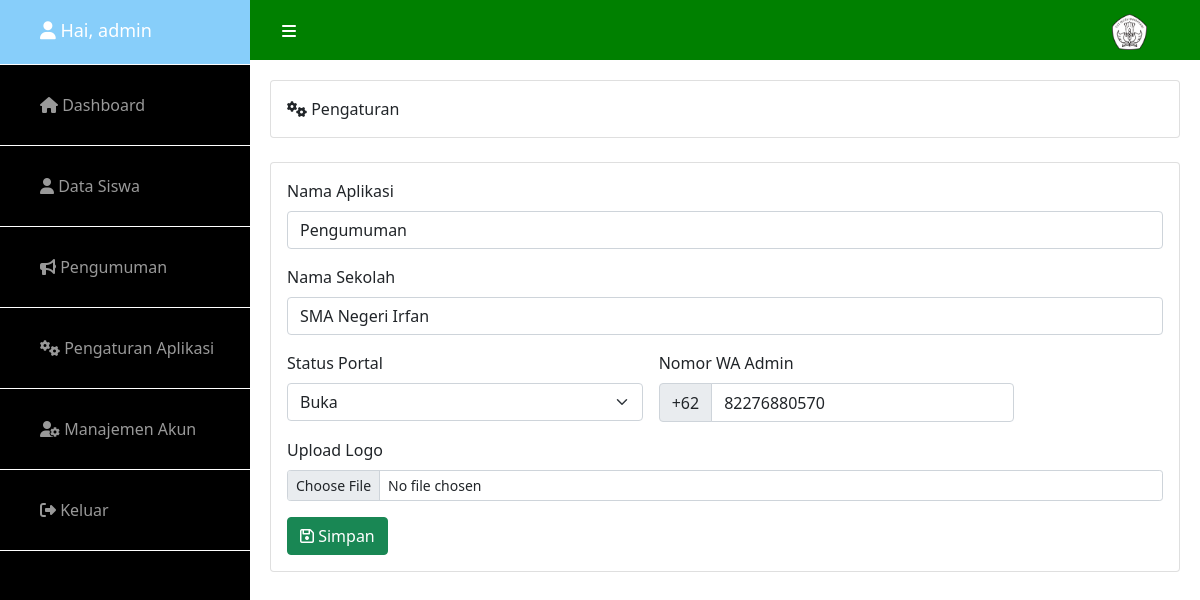
/admin/dashboard.php?hal=settings (signed in), run on the app's committed database.
### tables this page shows
CREATE TABLE `profil_sekolah` (
  `nama_sekolah` varchar(255) NOT NULL,
  `judul_web` varchar(255) NOT NULL,
  `status` int(11) NOT NULL,
  `wa` varchar(30) NOT NULL,
  `gambar` varchar(60) NOT NULL
);

### admin/dashboard.php (the view, shortened to what this page needs)
<?php
include "../config/koneksi.php";
if (!isset( $_SESSION['username'])) {
    header('location:login.php');
} else {
    $user = $_SESSION['username'];
}
?>
<!DOCTYPE html>
<html lang="en">
<head>
    <link href="https://cdn.jsdelivr.net/npm/bootstrap@5.0.1/dist/css/bootstrap.min.css" rel="stylesheet">
    <link href="../assets/css/admin.css" rel="stylesheet">
</head>
<body>
    <div id="wrapper" class="">
    <nav class="navigasi navbar nav-fixed">
        <div class="container-fluid">
            <a href="#menu-toggle" id="menu-toggle"><i class="fas fa-bars"></i></a>
            <a class="navbar-brand" href="#">
                <img src="../assets/img/tutwuri.png" alt="" width="35" class="d-inline-block align-text-top">
            </a>
        </div>
    </nav>
        <div id="sidebar-wrapper">
            <ul class="sidebar-nav">
                <li class="sidebar-brand" style="padding-bottom: 15px;
    padding-top: 0px;">
                    <a href="#"><i class="fas fa-user"></i> Hai,
                        <?= $user;  ?>
                    </a>
                </li>
                <li>
                    <a href="?hal=home"><i class="fas fa-home"></i> Dashboard</a>
                </li>
                <li>
                    <a href="?hal=siswa"><i class="fas fa-user"></i> Data Siswa</a>
                </li>
                <li>
                    <a href="?hal=pengumuman"><i class="fas fa-bullhorn"></i> Pengumuman</a>
                </li>
                <li>
                    <a href="?hal=settings"><i class="fas fa-cogs"></i> Pengaturan Aplikasi</a>
                </li>
                <li>
                    <a href="?hal=user"><i class="fas fa-user-cog"></i> Manajemen Akun</a>
                </li>
                <li>
                    <a href="logout.php"><i class="fas fa-sign-out-alt"></i> Keluar</a>
                </li>
            </ul>
        </div>
        <div id="page-content-wrapper">
            <?php include "menu.php" ?>
        </div>
    </div>
</body>
</html>

### admin/menu.php (shortened to what this page needs)
<?php
   $halaman = array("home","siswa","user","pengumuman","settings");
   if(isset($_GET['hal'])) $hal = $_GET['hal'];
   else $hal = "home";
   foreach($halaman as $h){
      if($hal == $h){
         include "menu/$h/$h.php";
         break;
      }
   }

### admin/menu/settings/settings.php (shortened to what this page needs)
<?php
$query = mysqli_query($koneksi, "SELECT * FROM profil_sekolah");
$data = mysqli_fetch_array($query);
?>
<div class="card">
   <div class="card-body">
      <i class="fas fa-cogs"></i> Pengaturan
   </div>
</div>
<br>
<div class="card">
   <div class="card-body">
      <form action="menu/settings/update.php" method="post" enctype="multipart/form-data">
         <div class="mb-3">
            <label for="exampleFormControlInput1" class="form-label">Nama Aplikasi</label>
            <input type="text" name="namapk" class="form-control" id="exampleFormControlInput1" value="<?= $data['judul_web'] ?>">
         </div>
         <div class="mb-3">
            <label for="exampleFormControlInput1" class="form-label">Nama Sekolah</label>
            <input type="text" name="namsek" class="form-control" id="exampleFormControlInput1" value="<?= $data['nama_sekolah'] ?>">
         </div>
         <div class="row g-3">
            <div class=" col-md-5">
               <label for="exampleFormControlInput1" class="form-label">Status Portal</label>
               <select name="status" class="form-select" aria-label="Default select example">
                  <option value="1">Buka</option>
               </select>
            </div>
            <div class="mb-3 col-md-5">
            <label for="exampleFormControlInput1" class="form-label">Nomor WA Admin</label>
            <div class="input-group">
               <span class="input-group-text" id="addon-wrapping">+62</span>
               <input type="text" name="wa" style="min-height: calc(2.08rem + 6px);" class="form-control" value="<?= $data['wa'] ?>" aria-label="Username" aria-describedby="addon-wrapping">
            </div>
         </div>
         </div>
         <div class="mb-3">
            <label for="formFileSm" class="form-label">Upload Logo</label>
            <input class="form-control form-control-sm" name="gambar" id="formFileSm" type="file">
         </div>
         <button type="submit" class="btn btn-success"><i class="far fa-save"></i> Simpan</button>
      </form>
   </div>
</div>

### assets/css/admin.css (style rules this page uses)
#wrapper { padding-left: 0; -webkit-transition: all 0.5s ease; -moz-transition: all 0.5s ease; -o-transition: all 0.5s ease; transition: all 0.5s ease; }
#sidebar-wrapper { z-index: 1000; position: fixed; left: 250px; top: 0; width: 0; height: 100%; margin-left: -250px; overflow-y: auto; background: #000; -webkit-transition: all 0.5s ease; -moz-transition: all 0.5s ease; -o-transition: all 0.5s ease; transition: all 0.5s ease; }
#page-content-wrapper { width: 100%; position: absolute; padding: 15px; }
.sidebar-nav { position: absolute; top: 0; width: 250px; margin: 0; padding: 0; list-style: none; }
.sidebar-nav li { text-indent: 20px; border-bottom: 1px solid white; line-height: 40px; padding-bottom: 20px; padding-top: 20px; }
.sidebar-nav li a { display: block; text-decoration: none; color: #999999; }
.sidebar-nav > .sidebar-brand { background: lightskyblue; height: 65px; font-size: 18px; line-height: 60px; }
.sidebar-nav > .sidebar-brand a { color: white; }
.navigasi { background: green; height: 60px; padding-left: 20px; padding-right: 25px; }
.navbar a { text-decoration: none; color: white; }
.btn { text-transform: none !important; }
@media (min-width:768px) { #wrapper { padding-left: 250px; } }
@media (min-width:768px) { #sidebar-wrapper { width: 250px; } }
@media (min-width:768px) { #page-content-wrapper { padding: 20px; position: relative; } }

### data on the page
profil_sekolah: namapk "Pengumuman", namsek "SMA Negeri Irfan", wa "82276880570"

### other printed values
$user "admin"
